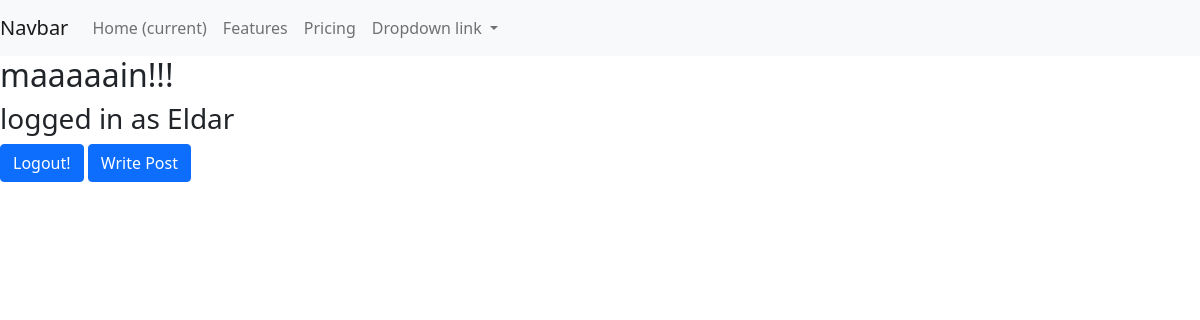
The page /blog/main/ (signed in) on the database as committed earlier.
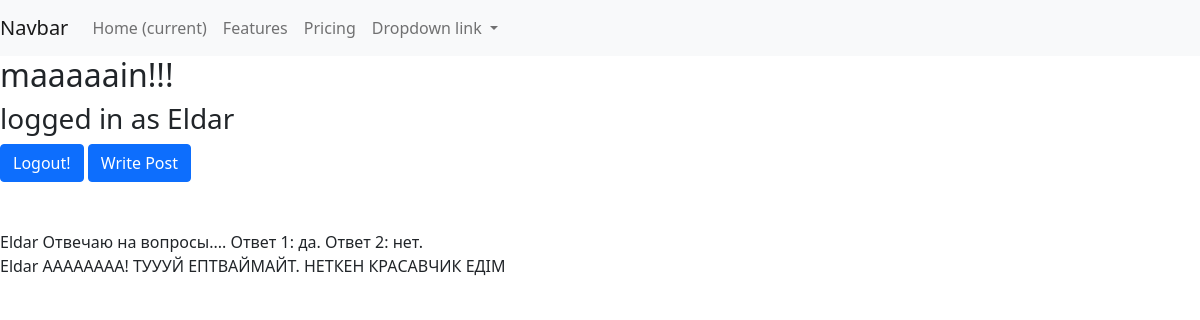
The same page on the database as committed later.
### blog/models.py (models this page shows, shortened)
class Post(models.Model):
    author = models.ForeignKey('User', on_delete=models.CASCADE, verbose_name='Автор')
    title = models.CharField(max_length=255, verbose_name='Тема поста')
    published_date = models.DateTimeField(auto_now_add=True, verbose_name='Дата написания')
    text = models.TextField(verbose_name='Текст поста')
    category = models.ManyToManyField('Category', verbose_name='Категория')
    image = models.ImageField(upload_to='post_pictures/', verbose_name='Фото')
    class Meta:
        verbose_name = 'Пост'
        verbose_name_plural = 'Посты'

class User(AbstractUser):
    surname = models.CharField(max_length=255, verbose_name='Отчество')
    image = models.ImageField(upload_to='user_pictures/', verbose_name='Фото профиля')

### blog/views.py (the view)
# urls.py: path('main/', main, name='main'),
@login_required(login_url='/')
def main(request):
    posts = Post.objects.all()
    user = request.user
    return render(request, 'blog/main.html', {'title': f'{user}\'s page', 'posts': posts})

### blog/templates/blog/main.html (shortened to what this page needs)
{% extends 'blog/base.html' %}
{% load static %}
{% block content %}
<h2>maaaaain!!!</h2>
<h3> logged in as {{ request.user }} </h3>
<a href="{% url 'logout' %}" class="btn btn-primary">Logout!</a>
<a href="{% url 'write_post' %}" class="btn btn-primary">Write Post</a>
<br><br><br>
{% for p in posts %}
{{ p.author }}
{{ p.title }}
{{ p.text }}
<br>
{% endfor %}
{% endblock content %}

Rows that differ between the two databases and show on the page:
added Post: author "Eldar", title "Отвечаю на вопросы....", text "Ответ 1: да. Ответ 2: нет."
added Post: author "Eldar", title "AAAAAAAA!", text "ТУУУЙ ЕПТВАЙМАЙТ. НЕТКЕН КРАСАВЧИК ЕДІМ"
